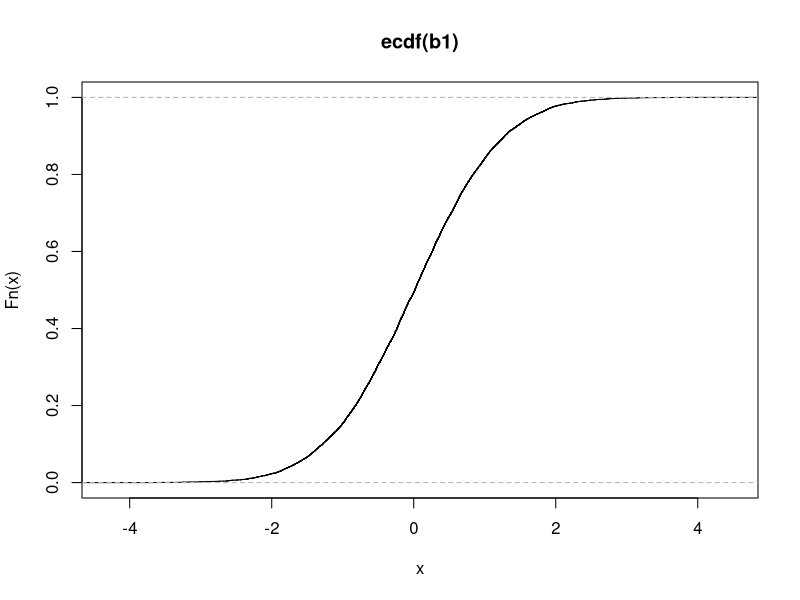
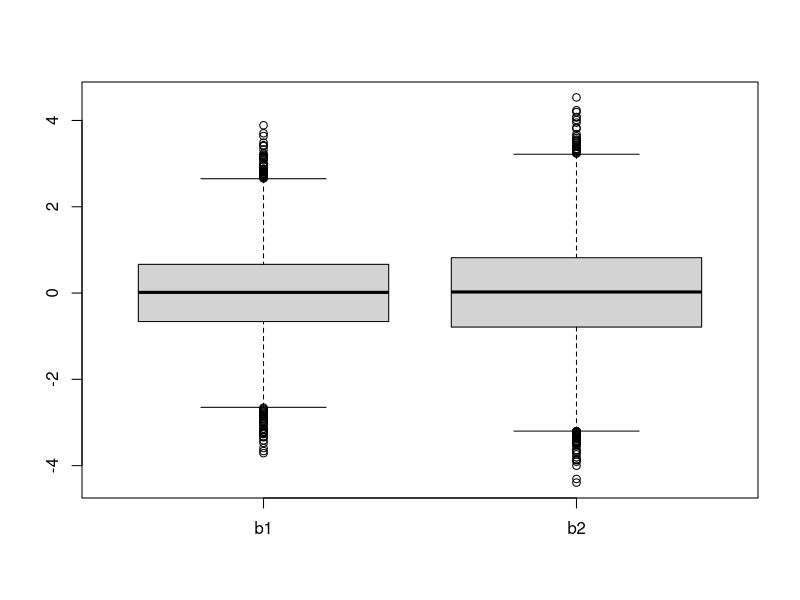

These figures' R source, in order:
library(ggplot2)
library(reshape2)


#1

x=dnorm(0.3,0,1); x

y=pnorm(0.3,0,1); y

z=qnorm(0.25,0,1); z

#4

p1=ppois(10,6) ##Es cero
p2=ppois(5,6); p2
p3=qpois(0.1,6); p3

#5
#Como es una exp de media 2 --> lambda=1/media=1/2
q1=qexp(0.8,2)

#6
a1=runif(20,0,1); a1
a2=rpois(20,6); a2
a3=rexp(20,0.5); a3
a4=rnorm(20,0,1); a4

#7

b1=rnorm(10000,0,1)
xcdf=ecdf(b1)

plot(xcdf)

#8

b2=rnorm(10000,0,1.2)

m12=list(b1=b1,b2=b2)
boxplot(m12)

#9
media=mean(a4); media
varianza=var(a4);varianza
c1=quantile(a4,0.7);c1

#one-sided

alfa=0.05
gamma=1-alfa
n=length(a4)

#media

t_gamma=qt(gamma,n-1)

md1=media-t_gamma*sqrt(varianza)/sqrt(n); md1

mh1=media+t_gamma*sqrt(varianza)/sqrt(n); mh1

#varianza

chi_gamma=qchisq(gamma,n-1)
chi_1menosgamma=qchisq(1-gamma,n-1)

sigmad1=(n-1)*varianza/chi_gamma; sigmad1
sigmah1=(n-1)*varianza/chi_1menosgamma; sigmah1

#Two sided

#media
t_gamma1medios=qt((gamma+1)/2,n-1)

md2=media-t_gamma1medios*sqrt(varianza)/sqrt(n)
mh2=media+t_gamma1medios*sqrt(varianza)/sqrt(n)

intervalo=list(inferior=md2,superior=mh2); intervalo

#varianza

chi_gamma1medios=qchisq((gamma+1)/2,n-1)
chi_gammamenos1medios=qchisq((1-gamma)/2,n-1)

sigmad2=(n-1)*varianza/chi_gamma1medios
sigmah2=(n-1)*varianza/chi_gammamenos1medios

intervalo2=list(inferior=sigmad2,superior=sigmah2); intervalo2

#10

month1 = c(8.6, 8.8, 8.4, 8.6, 8.7, 8.5, 8.5)
month2 = c(8.6, 8.9, 8.8, 8.9, 8.7, 8.6, 9, 8.5, 8.6, 8.7, 8.7)

#test para ver si sigma1=sigma2:



fun_test=function(x,y,alfa){
  F_test=var.test(x,y,alternative = "two.sided");
  if (F_test$p.value<alfa){
    print('H0 rejected, not equal dispersion')
    tt=t.test(x,y,var.equal=F,alternative = 'less')
    
    }
  else {
    #p>alfa => disperzie sa rovnaju
    T_test = t.test(x, y, var.equal = TRUE, alternative = "less");
  }
  
  if(T_test$p.value < alfa){
    print("H0 is rejected, higher sale")
  } else {
    print("H0 is not rejected, the sale is not higher")
  }
}
fun_test(month1,month2,alfa)
  

  






